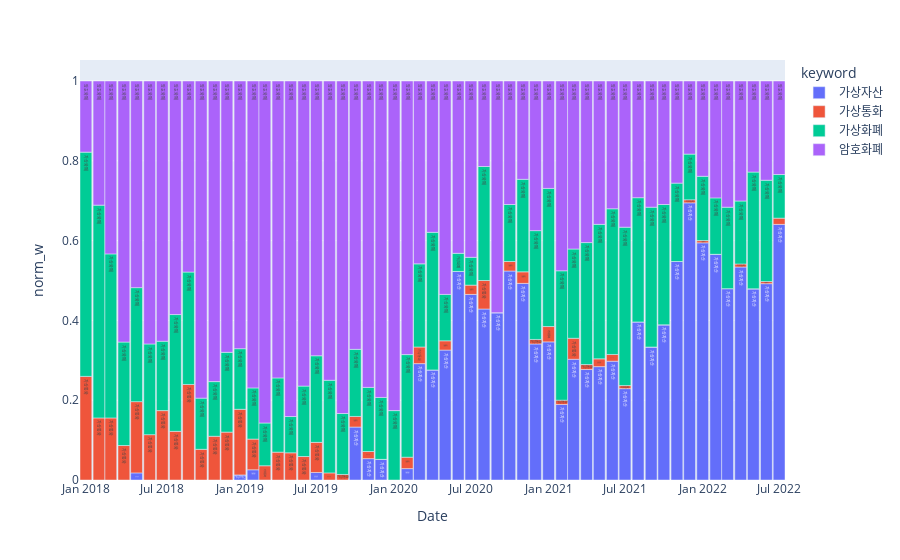

The cell this chart's notebook holds for it:
### Code cell
fig = px.bar(df3, x="Date", y="norm_w", color="keyword", text="keyword")
fig.update_layout(bargap =0)
fig.show()
